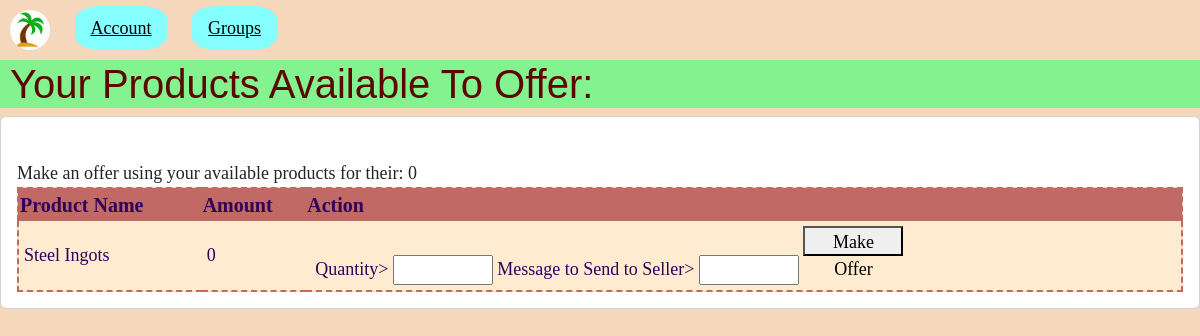
Before: /cart_offer.php (signed in) with the older database file.
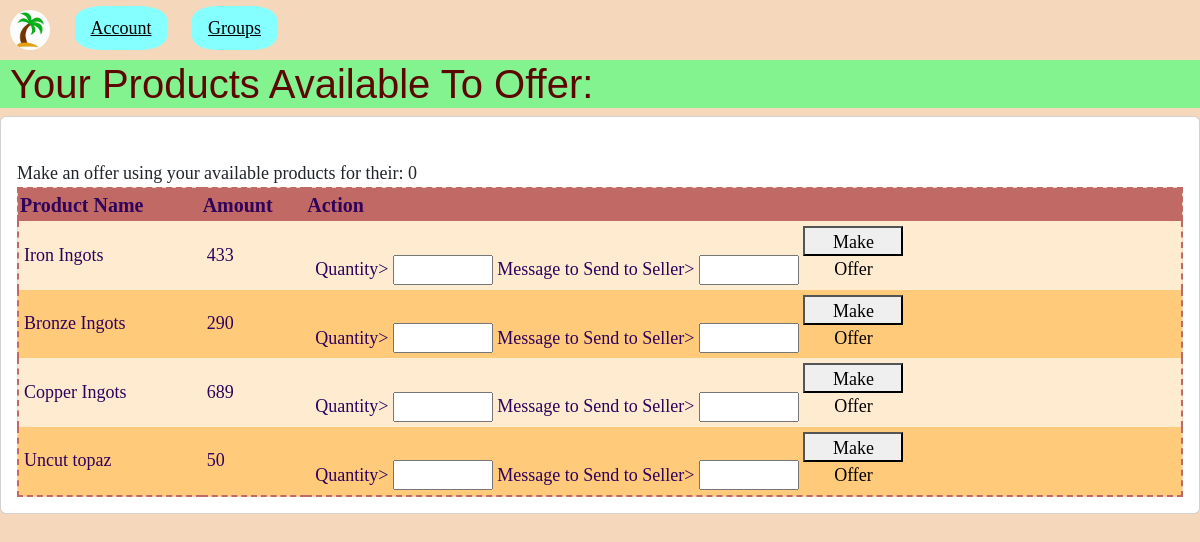
After: the same page with the newer database file.
### tables this page shows
CREATE TABLE `products` (
  `ProductName` text NOT NULL,
  `ProductID` int(11) NOT NULL,
  `UserID` varchar(255) NOT NULL,
  `Amount` int(11) NOT NULL,
  `Description` text NOT NULL,
  `ImagePath` varchar(255) NOT NULL
);

### cart_offer.php (the view, shortened to what this page needs)
<!DOCTYPE html>
<html>
    <head>
        <link href = "https://cdn.jsdelivr.net/npm/bootstrap@5.2.1/dist/css/bootstrap.min.css" rel = "stylesheet">
        <link href = "styleII.css" rel = "stylesheet">
    </head>
    <body>
        <div class = "topnav">
            <a href="index.php">
                <img src = "logo_1.jpg">
            </a>
        </div>
        <div class = "topnav" tabindex = "1">
            <a class = "dropbtn">Account</a>
        </div>
<div class = "topnav" tabindex = "1">
    <a class = "dropbtn">Groups</a>
</div>
        <h1>Your Products Available To Offer:</h1>
        <div class = "card">
        <div class = "card-body">
                <?php
                if(isset($_SESSION["GroupID"]))
                {
                    $_GroupID = $_SESSION["GroupID"];
                    $_GroupName = $_SESSION["GroupName"];
                    echo"Signed into group: ".$_SESSION['GroupName'];
                    $conn = mysqli_connect("localhost","root","","caravanserai");
                    $result = mysqli_query($conn,"SELECT * FROM products NATURAL JOIN users WHERE UserID IN (SELECT UserID FROM $_GroupName)");
                    $data = $result->fetch_all(MYSQLI_ASSOC);
                }
                else
                {
                    $_UserID = $_SESSION["UserID"];
                    $conn = mysqli_connect("localhost","root","","caravanserai");
                    $result = mysqli_query($conn,"SELECT * FROM products WHERE UserID='$_UserID' LIMIT 50");
                    $data = $result->fetch_all(MYSQLI_ASSOC);
                }
                $_TransactionID = $_POST['TransactionID'];
                $result = mysqli_query($conn, "SELECT ProductName1 as prdname1, Quantity1 as quantity FROM transactions WHERE TransactionID='$_TransactionID'");
                $row = mysqli_fetch_array($result);
                $ProductName1 = $row['prdname1'];
                $Quantity = $row['quantity'];
                $_Quantity = intval($Quantity);
                echo "<br>Make an offer using your available products for their: ".$_Quantity." ".$ProductName1."<br>";
                ?>
                <table border="1">
                <tr>
                    <th>Product Name</th>
                    <th>Amount</th>
                    <th>Action</th>
                </tr>
                <?php foreach($data as $row): ?>
                <tr>
                    <td><?= htmlspecialchars($row['ProductName']) ?></td>
                    <td><?= htmlspecialchars($row['Amount']) ?></td>
                    <td><form action="make_offer.php" method="post">
                            <label for="amount">Quantity></label>
                            <input style="height:30px; width:100px" id="amount" name="amount"></input>
                            <label for="message">Message to Send to Seller></label>
                            <input style="height:30px; width:100px" id="message" name="message"></input>
                            <button style="height:30px; width:100px" input type="submit" name="TransactionID" value="<?= htmlspecialchars($_TransactionID) ?>">Make Offer</button>
                        </form></td>
                </tr>
                <?php endforeach ?>
                </table>
            </div>
        </div>
    </body>
</html>

Changed rows visible on the page:
removed products: ProductName "Steel Ingots", Amount "0"
added products: ProductName "Iron Ingots", Amount "433"
added products: ProductName "Bronze Ingots", Amount "290"
added products: ProductName "Copper Ingots", Amount "689"
added products: ProductName "Uncut topaz", Amount "50"
